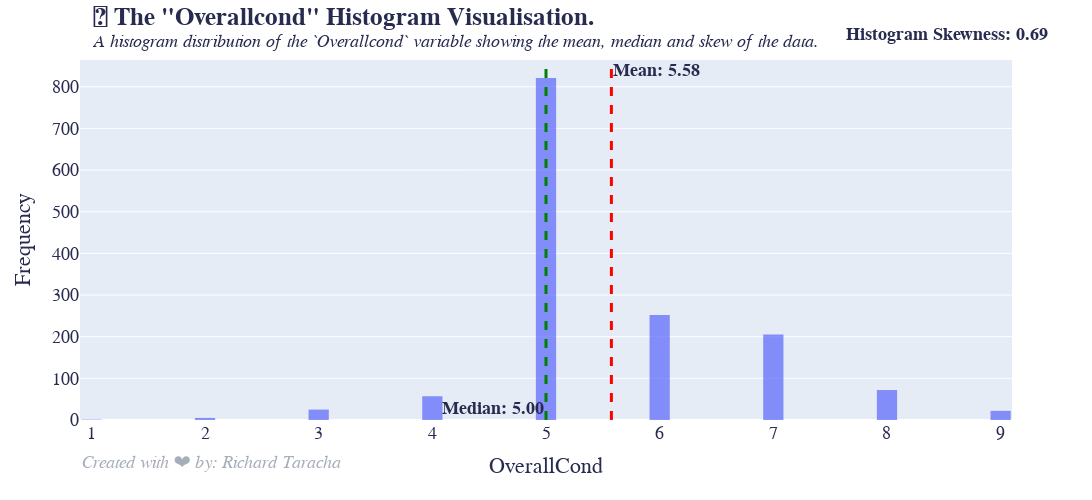

Notebook code cell kept with this figure:
### Markdown cell above
### Overall Condition

In the cell below, produce a histogram for `OverallCond`.

### Code cell
plot_histogram(df, 'OverallCond')

### Figure 1 — Plotly figure (JSON) as saved in the notebook; plotly's stock layout.template omitted (floating-point values rounded to 4 significant figures; data arrays with more than 128 entries replaced by an {"elided": "..."} marker saying what was removed)
{"data": [{"alignmentgroup": "True", "bingroup": "x", "hovertemplate": "OverallCond=%{x}<br>count=%{y}<extra></extra>", "legendgroup": "", "marker": {"color": "#636efa", "opacity": 0.75, "pattern": {"shape": ""}}, "name": "", "nbinsx": 70, "offsetgroup": "", "orientation": "v", "showlegend": false, "type": "histogram", "x": {"elided": "1460 int values"}, "xaxis": "x", "yaxis": "y"}], "layout": {"annotations": [{"showarrow": false, "text": "<b>Mean: 5.58</b>", "x": 5.575, "xanchor": "left", "xref": "x", "y": 1, "yanchor": "top", "yref": "y domain"}, {"showarrow": false, "text": "<b>Median: 5.00</b>", "x": 5, "xanchor": "right", "xref": "x", "y": 0, "yanchor": "bottom", "yref": "y domain"}, {"font": {"color": "#a6aeba"}, "showarrow": false, "text": "<i>Created with ❤️ by: Richard Taracha</i>", "textangle": 0, "x": 0, "xanchor": "left", "xref": "paper", "y": -0.15, "yref": "paper"}, {"font": {"color": "#272b4f"}, "showarrow": false, "text": "<b>Histogram Skewness: 0.69 </b>", "textangle": 0, "x": 0.82, "xanchor": "left", "xref": "paper", "y": 1.1, "yref": "paper"}], "bargap": 0.01, "bargroupgap": 0.1, "barmode": "overlay", "font": {"color": "#272b4f", "family": "San Serif", "size": 18}, "height": 500, "legend": {"font": {"color": "#272b4f", "family": "San Serif", "size": 18}, "tracegroupgap": 0, "traceorder": "normal", "x": 0.01, "y": 0.99}, "margin": {"t": 60}, "shapes": [{"line": {"color": "red", "dash": "dash", "width": 3}, "type": "line", "x0": 5.575, "x1": 5.575, "xref": "x", "y0": 0, "y1": 1, "yref": "y domain"}, {"line": {"color": "green", "dash": "dash", "width": 3}, "type": "line", "x0": 5, "x1": 5, "xref": "x", "y0": 0, "y1": 1, "yref": "y domain"}], "title": {"font": {"color": "#272b4f", "family": "San Serif", "size": 25}, "text": "<b>📑 The \"Overallcond\" Histogram Visualisation.</b>                <br><i><sup>A histogram distribution of the `Overallcond` variable showing the mean, median and skew of the data.</sup></i>", "x": 0.085, "y": 0.95}, "width": 1600, "xaxis": {"anchor": "y", "domain": [0, 1], "title": {"text": "OverallCond"}}, "yaxis": {"anchor": "x", "domain": [0, 1], "title": {"text": "Frequency"}}}}
